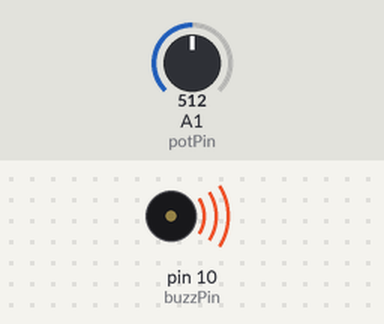
Simulated run of this sketch. Board: Arduino Uno, built with avr-gcc and run on an emulated ATmega328P. Parts: buzzer (waves = sounding). The test bench sets the inputs (shaded band); at power-on: A1 (potPin) = 512. What the sketch prints to the serial monitor is not drawn.

Above: at 0.1 s.
Timing chart, 0 to 1.6 s (numbered marks = the images above):
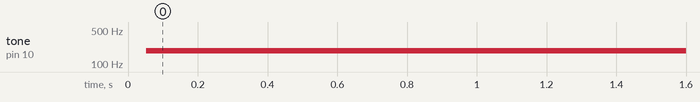

Measured:
- by itself, tone on pin 10 (buzzPin): silent → 188 Hz at 0.05 s

The sketch:

11.PassiveBuzzer.ino
```cpp
int buzzPin = 10;
int potPin = A1;
float potVal;
float toneVal;
//trying to do tone 60 to 10000 changing low setting only using potentiometers 0 to 1023
void setup(){
    pinMode(buzzPin, OUTPUT);
    pinMode(potPin, INPUT);
    Serial.begin(115200);
}
void loop(){
    potVal = analogRead(potPin);
    Serial.println(potVal);
    toneVal = ((((10000.0-60.0)/(1023.0-0.0))*potVal)+60);
    digitalWrite(buzzPin,HIGH);
    delayMicroseconds(10);
    digitalWrite(buzzPin,LOW);
    delayMicroseconds(toneVal);
}
```
